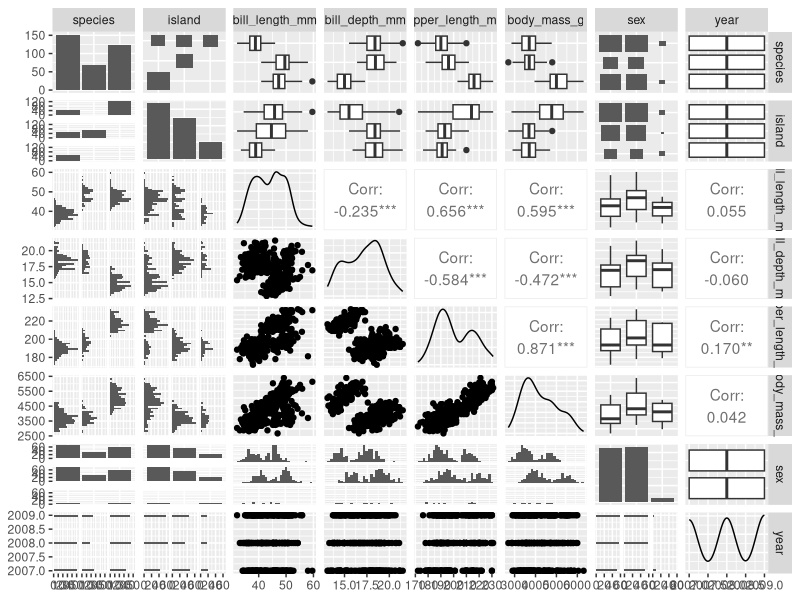
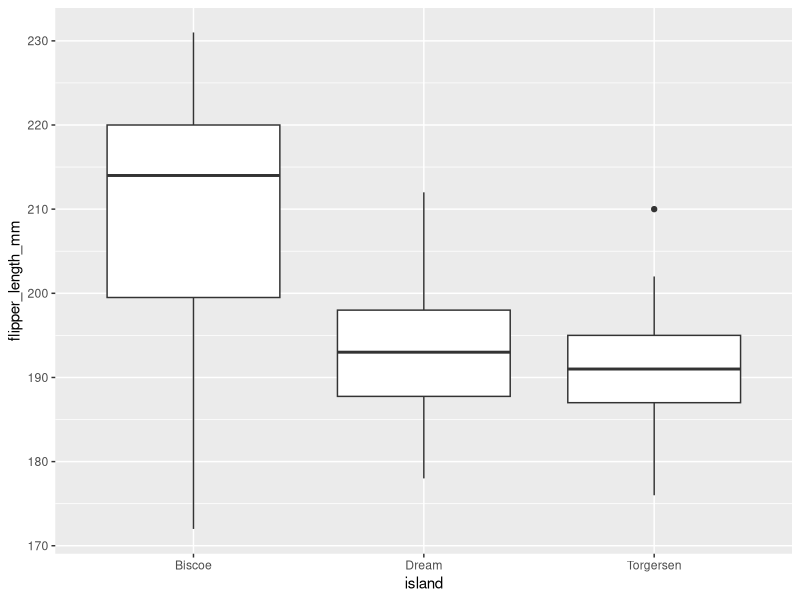
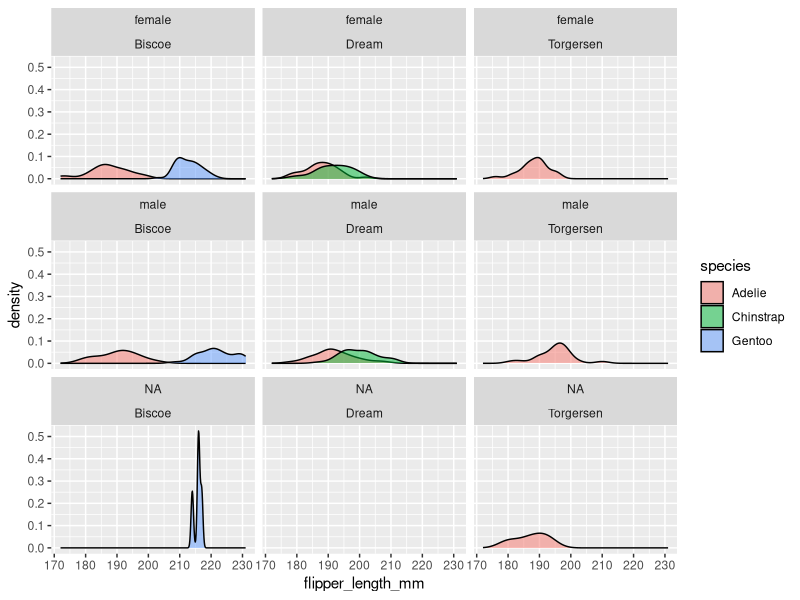
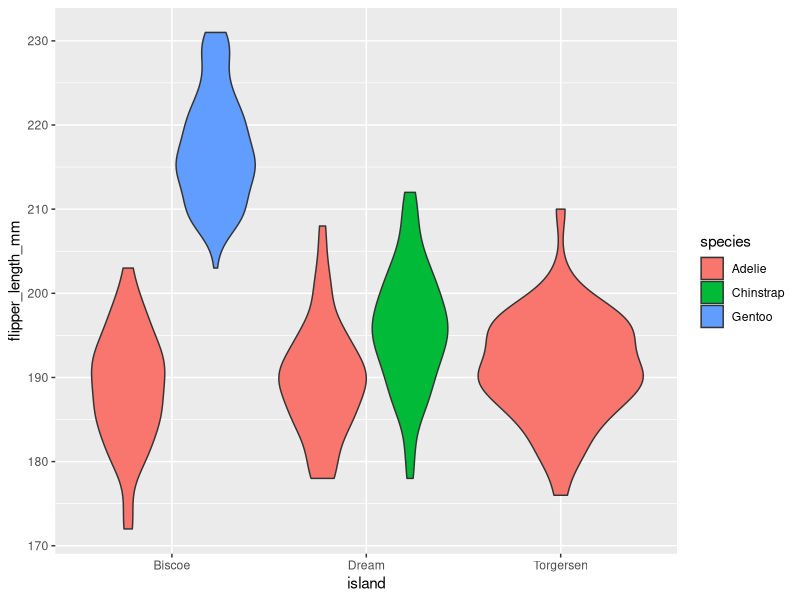
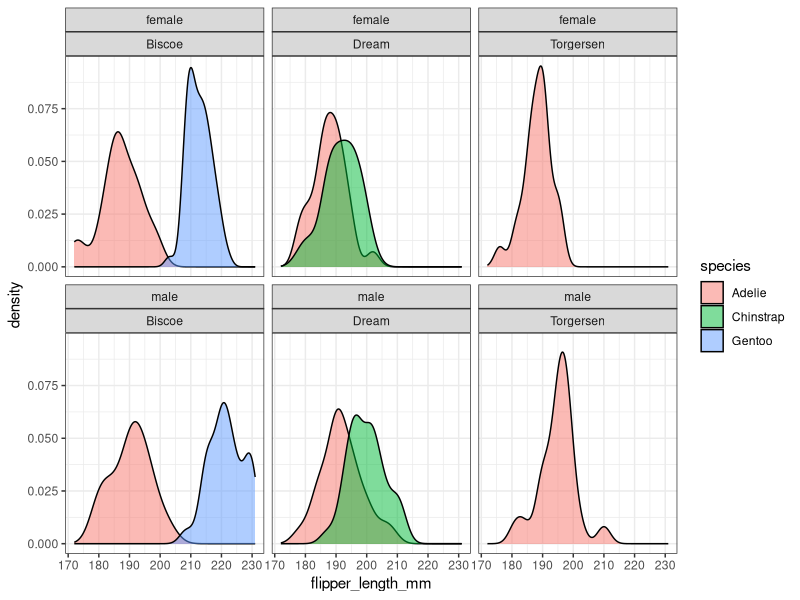
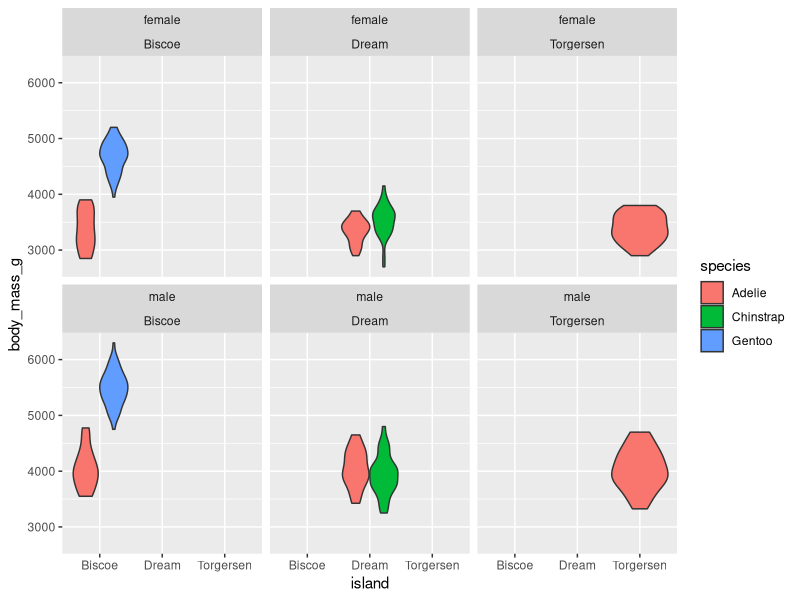
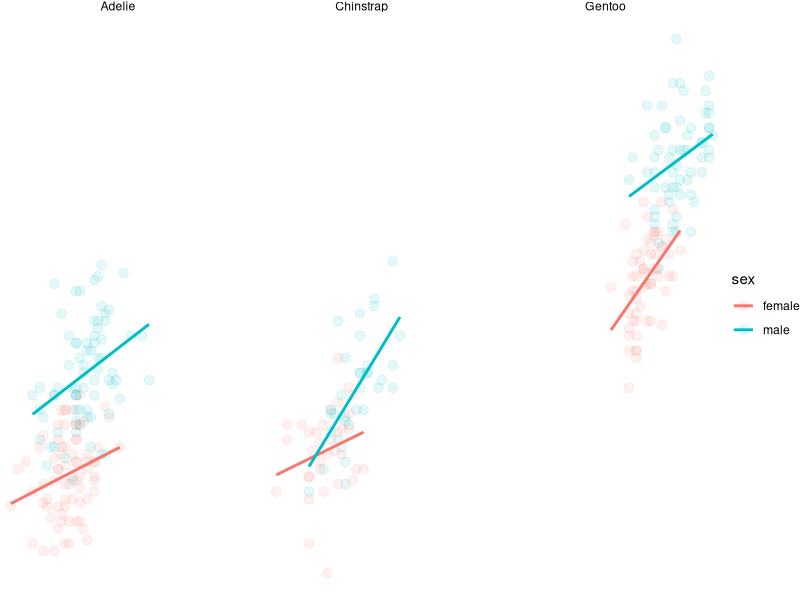
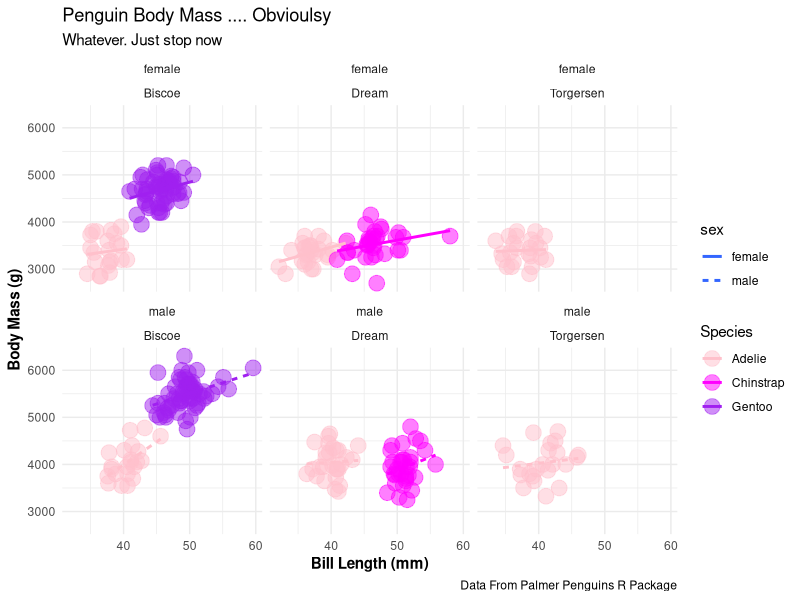

Generate these figures, in order, with R:
#playing with ggplot 
library(tidyverse)
#install.packages ("Palmerpenguidns")
install.packages("palmerpenguins")
library(palmerpenguins)
install.packages("GGally")
library(GGally)
penguins %>% names()

#find your outcome variables (dependent variables)
#           flipper_length_mm

#what predictor variables?? (independent variables)
      #island, species, sex
penguins$year %>% unique()
#data collected 2007 2008 2009

ggpairs(penguins)
#:: from GGally package use ggpairs
#gives you how all variables are related to eachother

?ggplot
penguins %>% # data to use
  ggplot(aes(y=flipper_length_mm, x=island)) + # set 'global' mapping # which variables to which aspects of the plot
# y = flipper length depends on x = 
  #map variables to different parts of plot
  geom_boxplot()
  
penguins %>% 
  ggplot(aes(x=flipper_length_mm, fill = species))+ 
  geom_density(alpha=.5) + facet_wrap(~sex*island)
#distribution of data (density)
#alpha = opacity

#to get rid of NA
penguins$sex %>% unique()
#yep got NA
!is.na(penguins$sex)
#gets us not NAs are true
penguins[!is.na(penguins$sex),]
#subset it back into data set

p <- penguins[!is.na(penguins$sex),] %>% 
  ggplot(aes(x=flipper_length_mm, fill = species))+ 
  geom_density(alpha=.5) + facet_wrap(~sex*island)
#facet_wrap(~island)
                                      
                                      
penguins %>% ggplot(aes(y=flipper_length_mm, x=island, fill = species))+
  geom_violin()

#linetype can show the line type but its horrible

#data 
#how to map variables (column names) to parts of a plot)
#what to draw?
#facets?
#scales?
#customize theme

p+theme_bw()
names(penguins)

#make a plot of body_mass_g with some x axis
penguins[!is.na(penguins$sex),] %>% ggplot(aes(y=body_mass_g, x=island, fill=species)) +geom_violin() +
  facet_wrap(~sex*island)

penguins[!is.na(penguins$sex),]  %>% 
  ggplot(aes(x=flipper_length_mm, y=body_mass_g, color = sex))+
  geom_point(size=3,alpha=.1)+
  geom_smooth(method="lm", se=FALSE)+
  facet_wrap(~species)+
  theme_void()

#you can search about anything!
?geom_point
p <- penguins[!is.na(penguins$sex),] %>% ggplot(aes(x=bill_length_mm, y=body_mass_g, color=species, linetype=sex))+
  geom_point(alpha=.5, size=5)+ 
  geom_smooth(method="lm",se=FALSE) + facet_wrap(~sex*island)
  
#method = lm = linear model
#se = error 

## you can set aesthetics inside of each genome


p+
  theme_minimal()+ 
  theme(axis.title = element_text(face = "bold" ))+
  labs(x="Bill Length (mm)", y= "Body Mass (g)",
       color = "Species", 
       title = "Penguin Body Mass .... Obvioulsy",
       subtitle = "Whatever. Just stop now",
       caption = "Data From Palmer Penguins R Package")+
  scale_color_manual(values = c("pink", "magenta", "purple"))

#now that youve got plot add to it
#use color finder on google for more customized color options!


